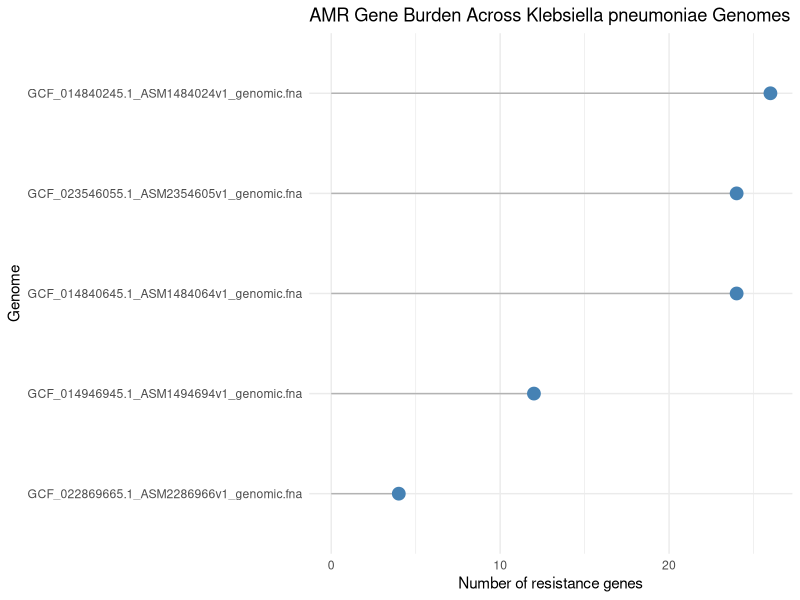
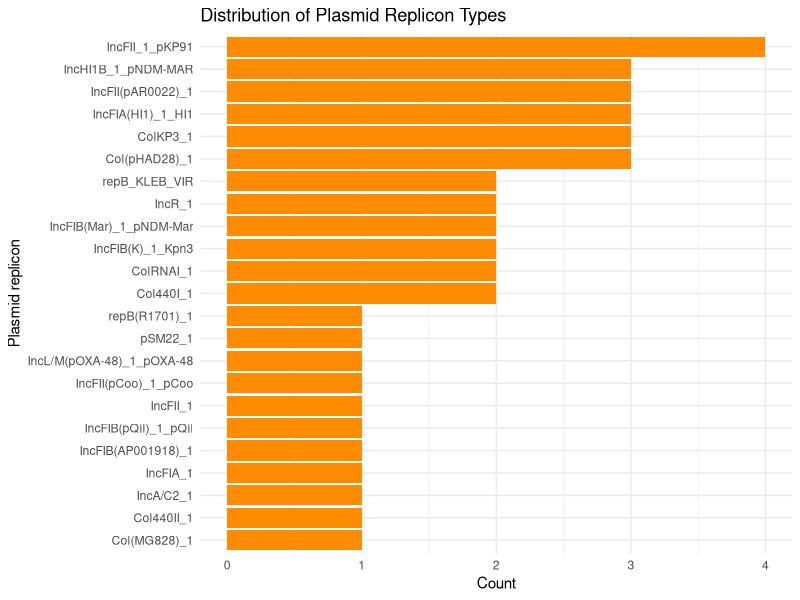
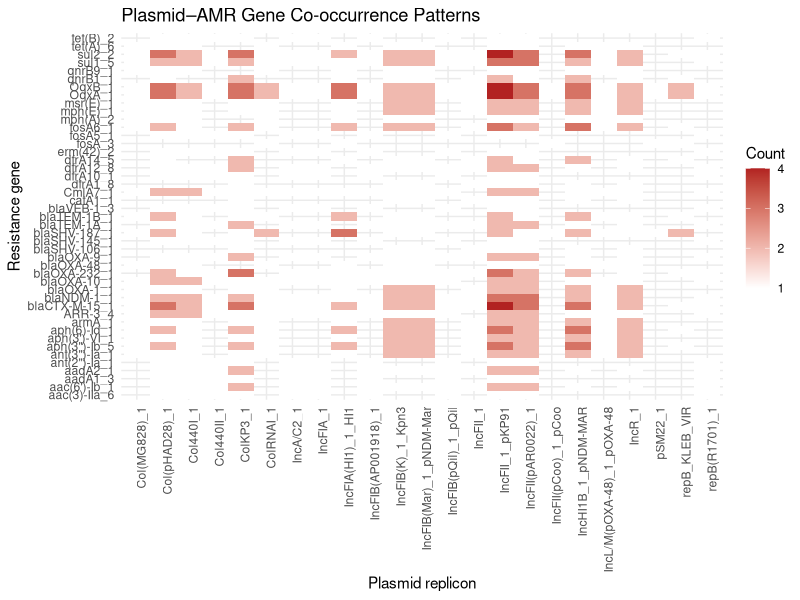
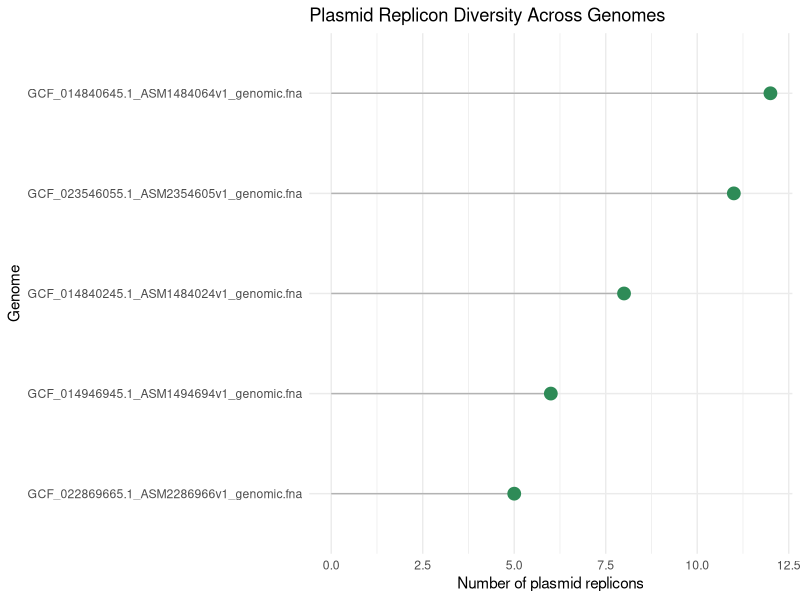
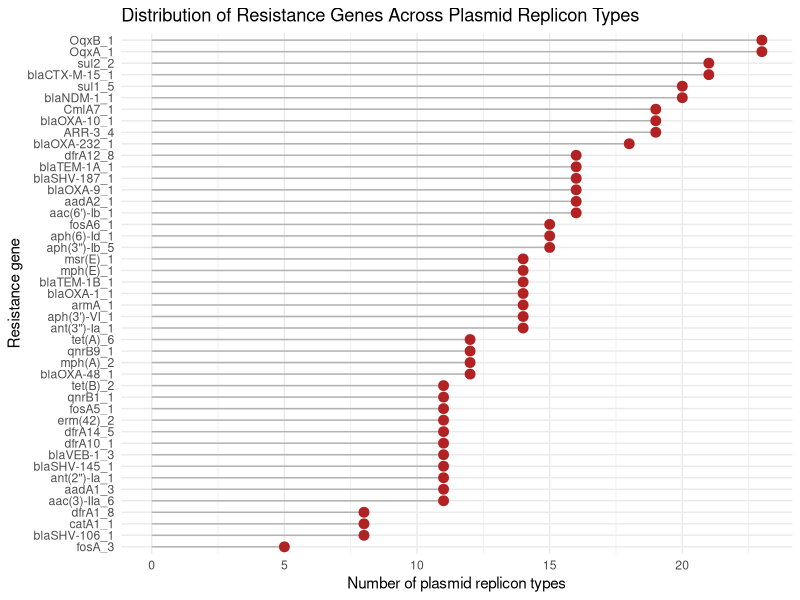

R code for these plots, in order:
# AMR–Plasmid Association Analysis
# Klebsiella pneumoniae

setwd("~/amr-mini-project/results")

library(tidyverse)

# -------------------------------
# Load data
# -------------------------------

amr <- read_tsv(
  "amr_genes.tsv",
  col_names = c("Genome", "Gene")
)

plasmids <- read_tsv(
  "plasmids.tsv",
  col_names = c("Genome", "Plasmid")
)

pairs <- read_tsv(
  "gene_plasmid_pairs.tsv",
  col_names = c("Genome", "Gene", "Plasmid")
)

# -------------------------------
# Plot 1: AMR gene burden
# -------------------------------

amr_count <- amr %>%
  count(Genome) %>%
  mutate(Genome_ID = basename(Genome))

p1 <- ggplot(amr_count,
             aes(x = n, y = reorder(Genome_ID, n))) +
  geom_segment(aes(x = 0, xend = n, yend = Genome_ID),
               color = "grey70") +
  geom_point(size = 4, color = "steelblue") +
  labs(
    title = "AMR Gene Burden Across Klebsiella pneumoniae Genomes",
    x = "Number of resistance genes",
    y = "Genome"
  ) +
  theme_minimal()

ggsave("plot1_amr_burden.png", p1, width = 6, height = 4, dpi = 300)

# -------------------------------
# Plot 2: Plasmid replicon counts
# -------------------------------

plasmid_count <- plasmids %>%
  count(Plasmid)

p2 <- ggplot(plasmid_count,
             aes(x = reorder(Plasmid, n), y = n)) +
  geom_col(fill = "darkorange") +
  coord_flip() +
  labs(
    title = "Distribution of Plasmid Replicon Types",
    x = "Plasmid replicon",
    y = "Count"
  ) +
  theme_minimal()

ggsave("plot2_plasmid_distribution.png", p2, width = 6, height = 6, dpi = 300)

# -------------------------------
# Plot 3: Gene–plasmid heatmap
# -------------------------------

heatmap_data <- pairs %>%
  count(Gene, Plasmid)

p3 <- ggplot(heatmap_data,
             aes(x = Plasmid, y = Gene, fill = n)) +
  geom_tile() +
  scale_fill_gradient(low = "white", high = "firebrick") +
  labs(
    title = "Plasmid–AMR Gene Co-occurrence Patterns",
    x = "Plasmid replicon",
    y = "Resistance gene",
    fill = "Count"
  ) +
  theme_minimal() +
  theme(axis.text.x = element_text(angle = 90, hjust = 1))

ggsave("plot3_gene_plasmid_heatmap.png", p3, width = 10, height = 8, dpi = 300)

# -------------------------------
# Plot 4: Plasmid diversity per genome
# -------------------------------

plasmid_div <- plasmids %>%
  distinct(Genome, Plasmid) %>%
  count(Genome) %>%
  mutate(Genome_ID = basename(Genome))

p4 <- ggplot(plasmid_div,
             aes(x = n, y = reorder(Genome_ID, n))) +
  geom_segment(aes(x = 0, xend = n, yend = Genome_ID),
               color = "grey70") +
  geom_point(size = 4, color = "seagreen") +
  labs(
    title = "Plasmid Replicon Diversity Across Genomes",
    x = "Number of plasmid replicons",
    y = "Genome"
  ) +
  theme_minimal()

ggsave("plot4_plasmid_diversity.png", p4, width = 6, height = 4, dpi = 300)

# -------------------------------
# Plot 5: Gene distribution across plasmids
# -------------------------------

gene_promiscuity <- pairs %>%
  distinct(Gene, Plasmid) %>%
  count(Gene)

p5 <- ggplot(gene_promiscuity,
             aes(x = n, y = reorder(Gene, n))) +
  geom_segment(aes(x = 0, xend = n, yend = Gene),
               color = "grey70") +
  geom_point(size = 3, color = "firebrick") +
  labs(
    title = "Distribution of Resistance Genes Across Plasmid Replicon Types",
    x = "Number of plasmid replicon types",
    y = "Resistance gene"
  ) +
  theme_minimal(base_size = 11)

ggsave("plot5_gene_plasmid_distribution.png", p5,
       width = 7, height = 10, dpi = 300)
